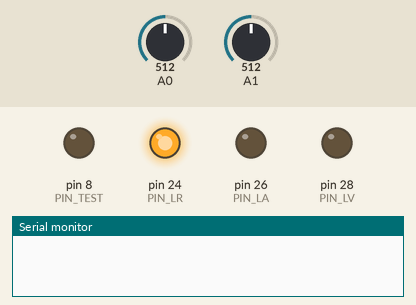
Bench run of a sketch on a simulated Arduino Mega 2560, built with avr-gcc and run on an emulated ATmega2560. On the bench: output pins drawn as LEDs (lit = HIGH), the last lines printed to the serial monitor. The test bench sets the inputs (shaded band); at power-on: A0 = 512, A1 = 512.

Above: at 0.1 s.
At 2.4 s:
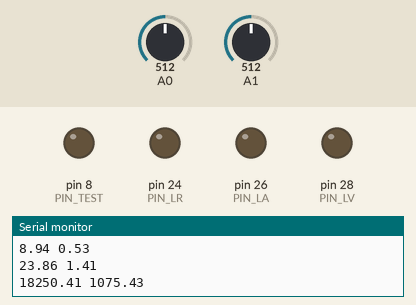
Timing chart, 0 to 3.9 s (numbered marks = the images above):
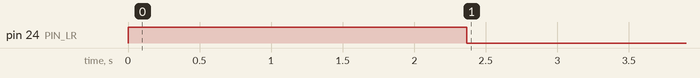

Measured:
- by itself, pin 24 (PIN_LR): LOW → HIGH at 0.00 s, → LOW 2.4 s later

The sketch:

fft2Channel.ino
```cpp
#include "arduinoFFT.h"
#define PIN_TEST 8
#define CERO_MEAS 400
//el sampleo esta razonablemente bien, lo probe con matlab y una senal de 2.5 k estubo bien.
#define SAMPLES_AMAUNT  512
#define RMS_PERIOD 102


#define PIN_LR 24
#define PIN_LA 26
#define PIN_LV 28
arduinoFFT FFT = arduinoFFT();
//fyente https://github.com/kosme/arduinoFFT
const byte adcPin = 0;  // A0

volatile double voltage [SAMPLES_AMAUNT];
volatile double current [SAMPLES_AMAUNT];
//volatile double img [SAMPLES_AMAUNT];
volatile unsigned int resultNumber;
//fuente: https://blog.wildan.us/2017/11/03/arduino-fast-er-sampling-rate/
// ADC complete ISR
double * samplesMeas[]={current,voltage};

ISR (ADC_vect)
  {
  if (resultNumber >= 2*SAMPLES_AMAUNT)//uso el dbole de la cantidad de muestras xq estoy sampleando dos canales
    ADCSRA = 0;  // turn off ADC
  else{
    (samplesMeas[resultNumber&1])[(resultNumber-(resultNumber&1))>>1]=ADC;//resultNumber pares son mediciones de voltaje, despues  (resultNumber-(resultNumber&1))>>1 corrige el indice de cada arreglo
    resultNumber++;
    ADMUX   = bit (REFS0) | ((resultNumber&1) & 7);//selecciono los mux
  }
  }

EMPTY_INTERRUPT (TIMER1_COMPB_vect);

void setup ()
  {
      pinMode(PIN_LR,OUTPUT);
  pinMode(PIN_LA,OUTPUT);
  pinMode(PIN_LV,OUTPUT);
  Serial.begin(115200); // set baudrate
  Serial.println();

  pinMode(PIN_TEST,OUTPUT);
  // reset Timer 1
  TCCR1A  = 0;
  TCCR1B  = 0;
  TCNT1   = 0;
  TCCR1B  = bit (CS11) | bit (WGM12);  // CTC, prescaler of 8
  TIMSK1  = bit (OCIE1B);
  OCR1A   = 190;
  OCR1B   = 190; //frecuencia de sampleo del adc 10.26KHz

  ADCSRA  =  bit (ADEN) | bit (ADIE) | bit (ADIF); // turn ADC on, want interrupt on completion
  ADCSRA |= bit (ADPS2);  // Prescaler of 16
  ADMUX   = bit (REFS0) | (adcPin & 7);
  ADCSRB  = bit (ADTS0) | bit (ADTS2);  // Timer/Counter1 Compare Match B
  ADCSRA |= bit (ADATE);   // turn on automatic triggering
}

void loop () {
  double irms=0;
  double vrms=0;
  double pinst=0;
   double img [SAMPLES_AMAUNT];
   digitalWrite(PIN_LR,HIGH);

  for (int i = 0; i < SAMPLES_AMAUNT; i++)
  {

    img[i]=0;
  }
  while (resultNumber < 2*SAMPLES_AMAUNT) { }//sampleo de dos canales
  for (int i = 0; i < SAMPLES_AMAUNT; i++)
  {
    voltage[i]=(voltage[i]-CERO_MEAS)*(5.0/1023.0)*(282.84);
     //Serial.println(voltage[i]);
    current[i]=(current[i]-CERO_MEAS)*(5.0/1023.0)*(50/3.0);

  }
  for (int i = 0; i < RMS_PERIOD; i++)
  {
    pinst=pinst+(voltage[i]*current[i]);
    vrms= vrms + (voltage[i]* voltage[i]);
    irms= irms +(current[i] * current[i]);
  }
  vrms=vrms/RMS_PERIOD;
  irms=irms/RMS_PERIOD;
  pinst=pinst/RMS_PERIOD;

  vrms=sqrt(vrms);
  irms=sqrt(irms);

  Serial.println(vrms);
  Serial.println(irms);
  Serial.println(pinst);

  FFT.Windowing(voltage, SAMPLES_AMAUNT, FFT_WIN_TYP_HAMMING, FFT_FORWARD);//fft para la tension
  FFT.Compute(voltage, img, SAMPLES_AMAUNT, FFT_FORWARD);
  FFT.ComplexToMagnitude(voltage, img, SAMPLES_AMAUNT);

  for (int i = 0; i < SAMPLES_AMAUNT; i++)
  {
    img[i]=0;
  }
  FFT.Windowing(current, SAMPLES_AMAUNT, FFT_WIN_TYP_HAMMING, FFT_FORWARD);//fft para la corriente
  FFT.Compute(current, img, SAMPLES_AMAUNT, FFT_FORWARD);
  FFT.ComplexToMagnitude(current, img, SAMPLES_AMAUNT);


  for (int i = 0; i < SAMPLES_AMAUNT; i++)
  {
    Serial.print(voltage[i]);
    Serial.print(" ");
    Serial.println(current[i]);
    //Serial.println (i+0.1);
  }

  digitalWrite(PIN_LR,LOW);
 // digitalWrite(PIN_AMARILLO,HIGH);
 while(1);


}
```
